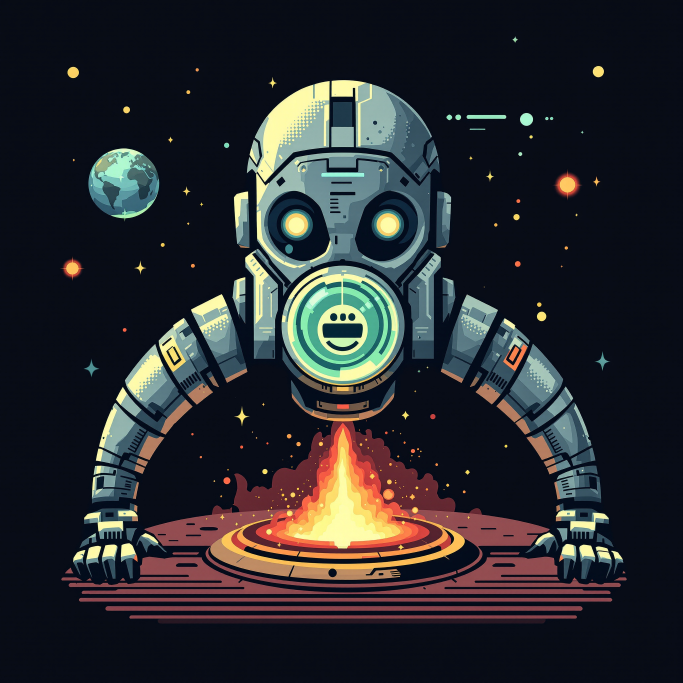
#> input picture tools/test_fal.png, 2048 x 2048 px (shown at 1/3 size)
$ python -i slice_hero_views.py   (imports and definitions only)
#> lines starting #> are read from the running program, lines starting #| are printed output that depends on the picture
#!/usr/bin/env python
"""
slice_hero_views.py — turns Gemini hero turnaround art into the game's 4-direction sprites.

Accepts, per hero <h> in h1..h4, EITHER:
  A) one horizontal 3-pose sheet  refs/hero_gemini/views_<h>.png   [FACE][RIGHT][BACK]
  B) three separate views         refs/hero_gemini/<h>_front.png / _right.png / _back.png

Pipeline per view:
  - re-encode (kills JFIF-in-png)         -> real PNG Godot can read
  - flood-fill magenta #FF00FF from border-> transparent (feathered)
  - autocrop to content bbox
  - normalize scale so all 4 dirs share one height, feet on a common baseline
Outputs:
  game/assets/mecha/<hero>_idle_front.png / _back.png / _left.png / _right.png
  (left = mirror of right).  <hero> = "hx_gem".

Run:  python tools/slice_hero_views.py            # all heroes it can find
      python tools/slice_hero_views.py h1 h4      # only these
"""
import sys, os
from PIL import Image, ImageFilter

ROOT = os.path.dirname(os.path.dirname(os.path.abspath(__file__)))
REFS = os.path.join(ROOT, "refs", "hero_gemini")
OUT  = os.path.join(ROOT, "game", "assets", "mecha")
TARGET_H = 220               # normalized sprite height in px

# rembg (u2net) session, created once. The Gemini planches use a pink/purple gradient
# background, not a flat chroma key, so an AI matte is far cleaner than a colour flood-fill.
_RB = None
def _rembg():
    global _RB
    if _RB is None:
        from rembg import new_session
        _RB = new_session("u2net")
    return _RB

def chroma_cut(im: Image.Image) -> Image.Image:
    """AI background removal (rembg) + slight feather + autocrop to content."""
    from rembg import remove
    im = im.convert("RGBA")
    cut = remove(im, session=_rembg(),
                 alpha_matting=True,
                 alpha_matting_foreground_threshold=240,
                 alpha_matting_background_threshold=15,
                 alpha_matting_erode_size=6)
    # gently feather the matte edge so it composites without a hard rim
    a = cut.split()[3].filter(ImageFilter.GaussianBlur(0.6))
    cut.putalpha(a)
    bbox = cut.getbbox()
    if bbox:
        cut = cut.crop(bbox)
    return cut

# [5 lines left out: function load_real, not called in this run]

def split_sheet(im: Image.Image, n: int = 3):
    """Split a horizontal sheet into n equal columns, chroma-cut each."""
    w, h = im.size
    cw = w // n
    return [chroma_cut(im.crop((i*cw, 0, (i+1)*cw if i < n-1 else w, h))) for i in range(n)]

# [47 lines left out: functions normalize, process_hero, main, not called in this run]

# [2 lines not run here, left out]

>>> from PIL import Image
>>> picture = Image.open('test_fal.png')
#> picture is the input picture: PIL image 2048x2048 RGB; mean R, G, B 42.1, 43.2, 46.9
>>> result = split_sheet(picture)
#> in chroma_cut, `im = im.convert("RGBA")`:
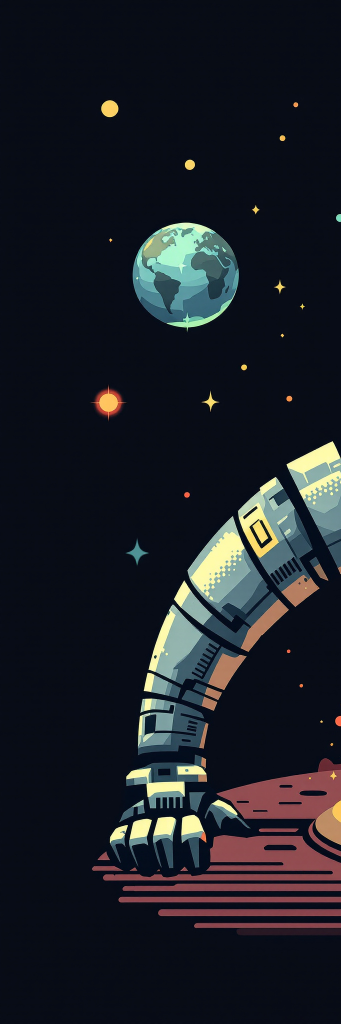
#> im: PIL image 682x2048 RGBA (shown at 1/2 size); mean R, G, B, A 27.7, 30.7, 37.7, 255
#> (the run stopped early here; a loop or call above may not have finished)
